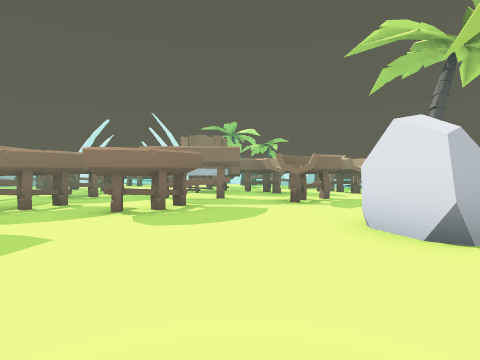
view 1 (above)

18 first-person views from a walk through a 3-D level made in the Unity game engine. The camera is 0.59 m above the floor, tilts 2° down and sees 80° across. The floor is counted in squares, 1 m on a side. Each view is taken from the middle of a square. On the plan, view 1 faces up. The plan holds only what a view shows up to about 9 squares ahead; the rest is blank. The place goes on beyond the plan.

view 2
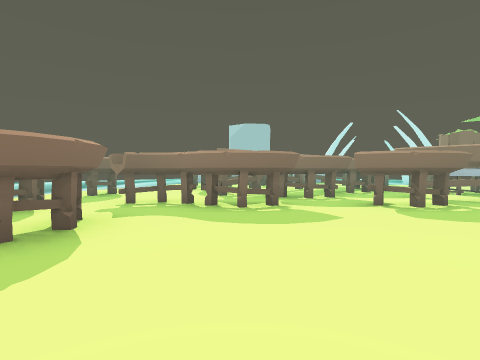

view 3
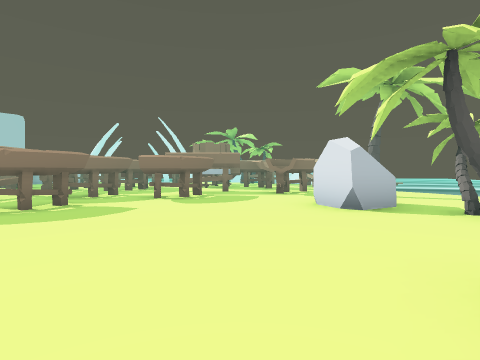

view 4
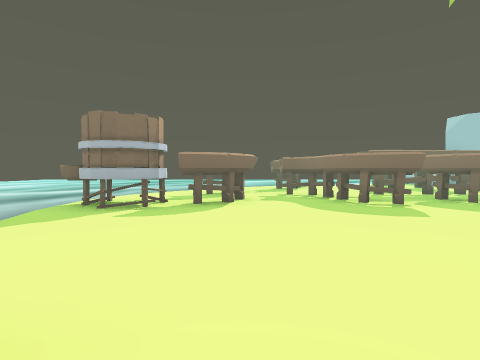

view 5
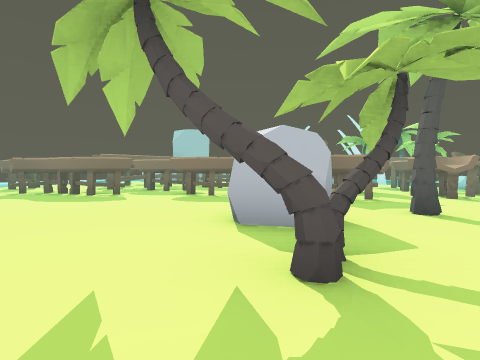

view 6
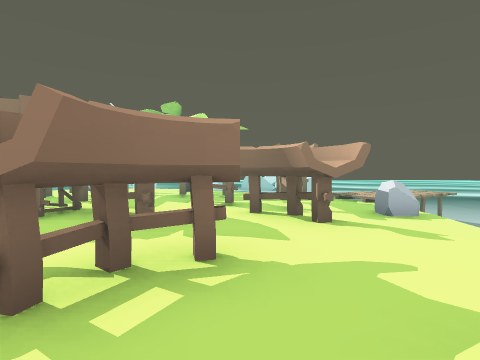

view 7
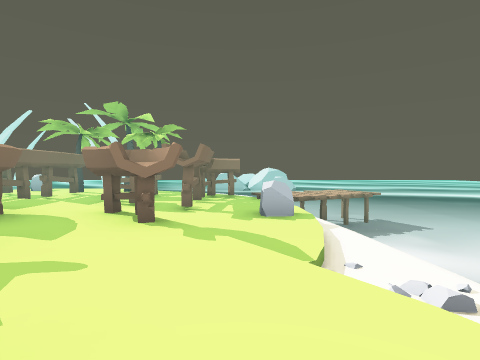

view 8
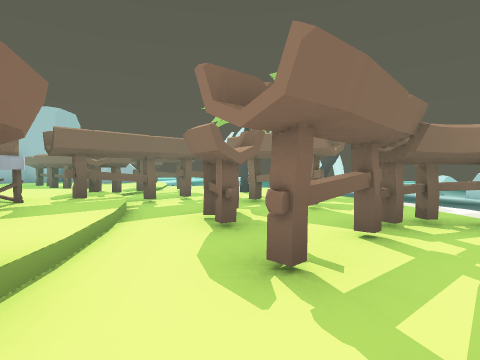

view 9
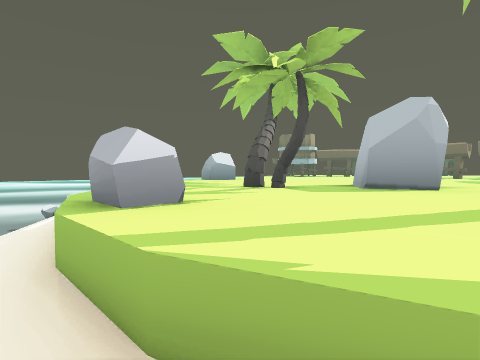

view 10
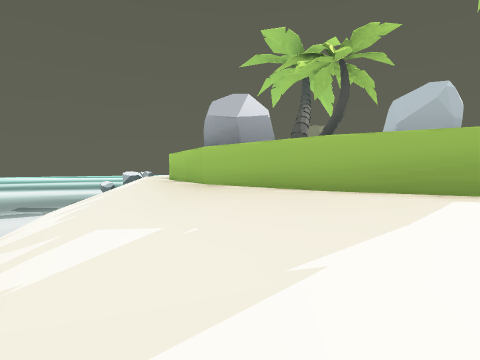

view 11
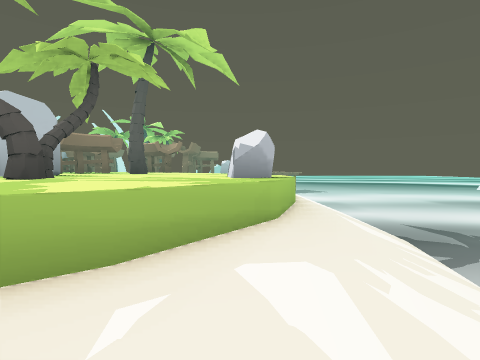

view 12
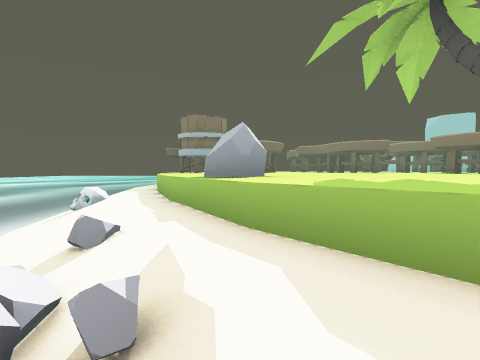

view 13
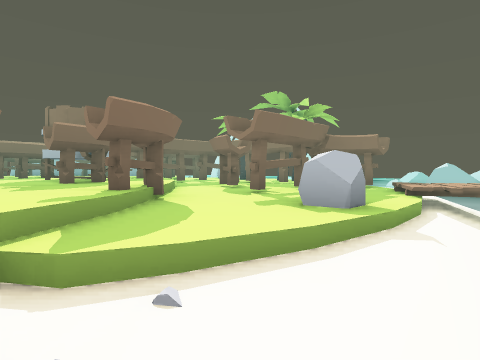

view 14
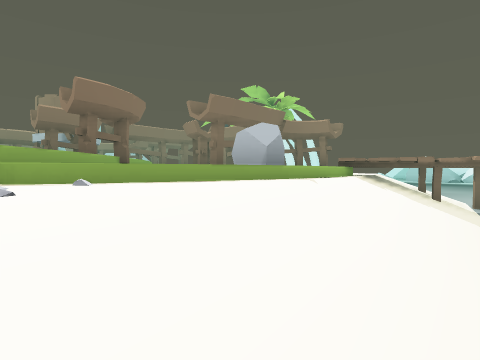

view 15
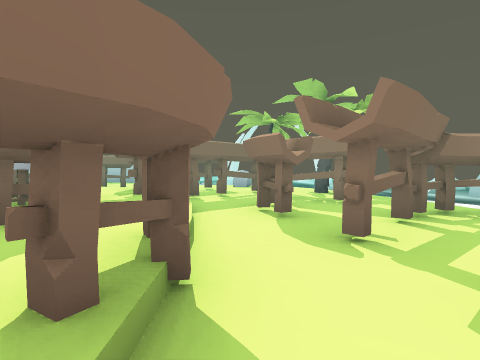

view 16
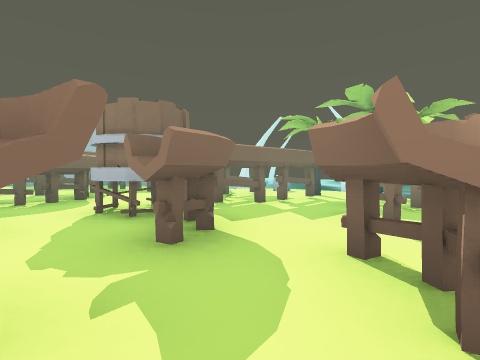

view 17
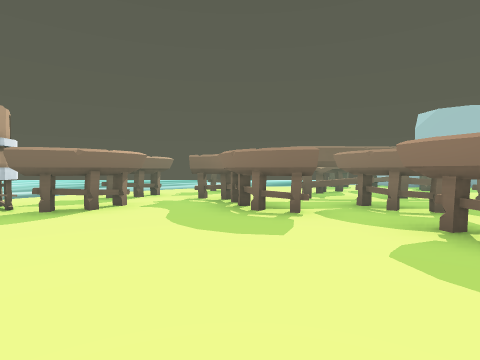

view 18
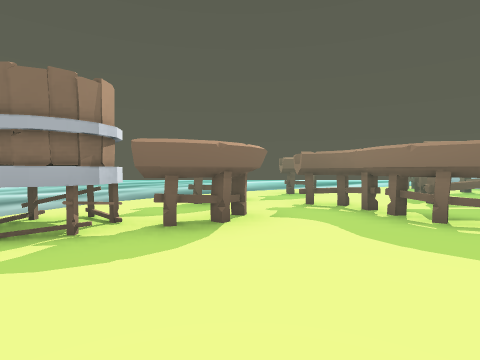

### Floor plan
Key: @ floor where view 1 was taken; # wall or solid block; x gap in a wall; . main floor; - floor 0.15 m lower than the main floor; _ floor 0.5 m lower than the main floor; < floor 0.65 m lower than the main floor; ( floor 0.8 m lower than the main floor; ! floor 0.85 m lower than the main floor; / step, stairs or slope; = window, fence, low wall or low ledge; ~ liquid the walk can cross; ≈ liquid the walk keeps out of; ^ raised ledge; v drop or lower ground; T tank; O other object.
Columns run from 7 left of view 1 to 9 right of it. Each row starts with its distance up from view 1.
 14       ###    ≈
 13     O O      ≈≈≈≈
 12    ^O-OOOO^#=^#≈≈
 11   ^ # O ^ #-^^≈≈≈
 10 ^^^ ^^O ^^O-//~≈≈
  9   O   T ##O-=/~≈
  8 ^ O^^TTT^^^-//~≈≈
  7 ^ O ^ T ^#^-//(≈≈
  6 OOO^^OOO^^.////≈≈
  5 ^ O ^ ^.^.#./ /~≈
  4 ^^O^^^^......//~≈
  3   O ^....#...//≈≈
  2 ^ ^^^....##x=/!≈
  1 ^ ^......##.//~
  0 =^^^^..@...///~
 -1   ^ T....==///~
 -2  ==TT...===v≈~
 -3  #=##vv==_< ≈≈
 -4          ≈ ≈≈≈

Positions as (right, up) in squares from view 1, and headings:
1: (0, 0), facing up
2: (0, -1), facing up-left
3: (0, -2), facing up
4: (2, 0), facing left
5: (4, 0), facing up-left
6: (2, 4), facing up
7: (4, 4), facing up
8: (4, 8), facing up-left
9: (6, 4), facing down-left
10: (7, 4), facing down-left
11: (5, -1), facing up
12: (5, -1), facing left
13: (6, 6), facing up-left
14: (7, 6), facing up-left
15: (4, 7), facing up-left
16: (3, 6), facing up-left
17: (1, 2), facing left
18: (0, 0), facing left
